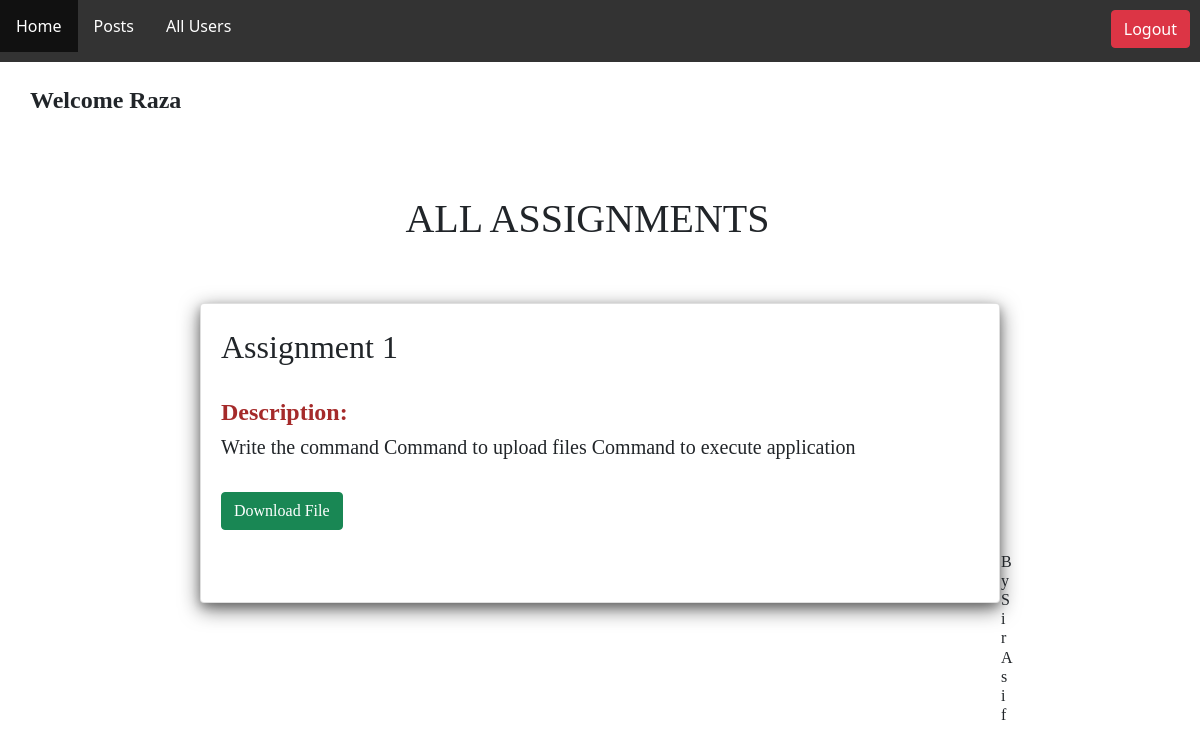
The app's page /AllPost (signed in) with its own data.
### app/models.py (models this page shows)
class Post(models.Model):
    MyUser = models.ForeignKey(Userprofile,on_delete=models.CASCADE)
    Title = models.TextField()
    Description = models.TextField()
    Files = models.FileField(upload_to="static")

class Userprofile(models.Model):
    users = models.ForeignKey(User,on_delete=models.CASCADE)
    imgs = models.FileField(upload_to="static")
    is_teacher = models.BooleanField(default=False)
    is_student = models.BooleanField(default=False)

### app/views.py (the view)
# urls.py: path('AllPost',views.AllPost, name='AllPost'),
@login_required
def AllPost(request):
    all_p = Post.objects.all()
    u_prof = Userprofile.objects.filter(users=request.user).first()
    context = { 'all_p':all_p,'u_prof':u_prof }
    template = "post.html"
    return render(request,template,context)

### app/templates/post.html (shortened to what this page needs)
{% extends "base.html" %}
{% block content %}
<br><br><br>
<Center><h1 style="margin-left:-25px;font-family:bold;">ALL ASSIGNMENTS</h1></Center>
<div class="row" style="margin-top: 60px;">
    {% for p in all_p %}
    <center>
    <div class="col-md-8 card" style="border-style:ridge;font-family:bold; height:300px">
        <br>
        <h2 style="margin-left:20px">{{p.Title}}</h2><br>
       <h4 style="color:brown;margin-left:20px"><b>Description:</b></h4>
       <h5 style="margin-left:20px">{{p.Description}}</h5><br>
        <h3 style="margin-left:20px"> <a class="btn btn-success" style="color: white;" href="{{p.Files}}" download="Assignment">Download File</a>
        </h3><br>
        <h6 style="margin-left:800px;margin-top:-10px">By Sir {{p.MyUser.users.username|capfirst}}</h6> <br>
    </div>
    </center>
</div> <br>
{% endfor %}
{% endblock %}

### app/templates/base.html (shortened to what this page needs)
<!DOCTYPE html>
<html lang="en">
<head>
    <link href="https://cdn.jsdelivr.net/npm/bootstrap@5.0.0-beta2/dist/css/bootstrap.min.css" rel="stylesheet">
</head>
<body>
    <ul style="padding: 10px; margin-top:-10px" >
        <li><a style="color: white;" href="home">Home</a></li>
        <li><a style="color: white;" href="AllPost">Posts</a></li>
        <li><a style="color: white;" href="AllUsers">All Users</a></li>
        <li style="float:right; margin-top:10px"><a class="btn btn-danger" href="logout">Logout</a></li>
    </ul>
<br>
<h4 style="margin-left:30px;font-family: bold;"> <b> Welcome {{request.user.username|capfirst}}</b> </h4>
    {% block content %}
    {% endblock %}
</body>
</html>

### app/templates/base.html (style rules this page uses)
ul { list-style-type: none; margin: 0; padding: 0; overflow: hidden; background-color: #333; width: 100% i; margin-left: -10px; }
li { float: left; }
li a { display: block; color: white; text-align: center; padding: 14px 16px; text-decoration: none; }

### app/templates/post.html (style rules this page uses)
.card { box-shadow: 0 4px 8px 0 rgba(0, 0, 0, 0.2), 0 6px 20px 0 rgba(0, 0, 0, 0.59); text-align: left; }

### records on screen
Post: Title "Assignment 1", Description "Write the command Command to upload files Command to execute application", MyUser.users.username "Asif"

### other values on screen
{{ request.user.username|capfirst }} "Raza"
